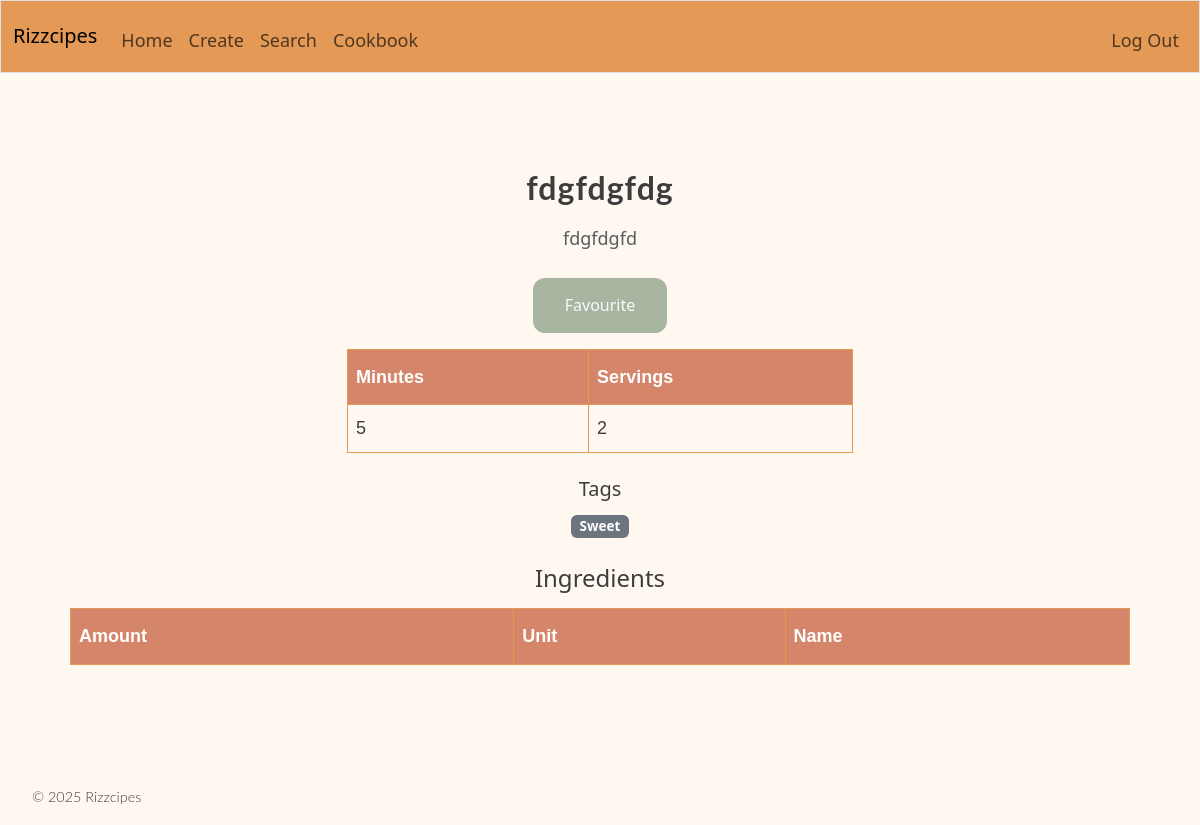
Page /recipe/7 (signed in) on the committed database.
### tables this page shows
CREATE TABLE recipes (
    id INTEGER PRIMARY KEY AUTOINCREMENT,
    user_id INTEGER NOT NULL,
    title TEXT NOT NULL,
    description TEXT,
    servings INTEGER DEFAULT 4,
    cook_time INTEGER,
    created_at TIMESTAMP DEFAULT CURRENT_TIMESTAMP,
    FOREIGN KEY (user_id) REFERENCES users(id)
);

CREATE TABLE tags (
    id INTEGER PRIMARY KEY AUTOINCREMENT,
    name TEXT UNIQUE NOT NULL
);

### app.py (the view)
@app.route('/recipe/<int:recipe_id>', methods=["GET", "POST"])
def show_recipes(recipe_id):
    if request.method == "POST":
        saved = db.favourite_recipe(session["user_id"], recipe_id)
        return redirect(url_for('show_recipes', recipe_id=recipe_id))
    info, tags, ingredients, steps = db.return_recipe_info(recipe_id)
    saved = db.is_favourite(session["user_id"], recipe_id)
    return render_template("recipe.html", info=info, tags=tags, ingredients=ingredients, steps=steps, is_favourited = saved)

### app.py (called while the page is built)
@app.after_request
def after_request(response):
    response.headers["Cache-Control"] = "no-cache, no-store, must-revalidate"
    response.headers["Expires"] = 0
    response.headers["Pragma"] = "no-cache"
    return response

### database/database.py (called while the page is built)
    def is_favourite(self, user_id, recipe_id):
        connection, cursor = self.connection_and_cursor()
        cursor.execute("SELECT COUNT(*) FROM saved_recipes WHERE user_id = ? AND recipe_id = ?", (user_id, recipe_id))
        result = cursor.fetchone()[0] > 0
        connection.close()
        return result

    def connection_and_cursor(self):
        connection = sqlite3.connect(self.db_file)
        connection.row_factory = sqlite3.Row
        cursor = connection.cursor()
        return connection, cursor

### templates/recipe.html (shortened to what this page needs)
{% extends "layout.html" %}
{% block content %}
    <div class="container my-5">
        <h2 class="mb-3 text-center">{{ info["title"] }}</h2>
        <p class="mb-4 text-muted text-center">{{ info["description"] }}</p>
        <form method="POST" class="mb-3 text-center mx-auto w-auto button">
            <button type="submit">
                {% if is_favourited %}
                    Unfavourite
                {% else %}
                    Favourite
                {% endif %}
            </button>
        </form>
        <div class="row justify-content-center mb-4">
            <div class="col-md-6">
                <table>
                    <thead>
                        <th>Minutes</th>
                        <th>Servings</th>
                    </thead>
                    <tbody>
                        <td> {{ info["cook_time"] }} </td>
                        <td> {{ info["servings"] }} </td>
                    </tbody>
                </table>
            </div>
        </div>
        <div class="mb-4 text-center">
            <h5>Tags</h5>
            <ul class="list-inline">
                {% for tag in tags %}
                <li class="list-inline-item">
                    <span class="badge bg-secondary">{{ tag["name"] }}</span>
                </li>
                {% endfor %}
            </ul>
        </div>
        <div class="row justify-content-center mb-4">
                <h4 class="mb-3 text-center">Ingredients</h4>
                <table>
                    <thead class="table-light">
                        <tr>
                            <th>Amount</th>
                            <th>Unit</th>
                            <th>Name</th>
                        </tr>
                    </thead>
                </table>
            </div>
        </div>
{% endblock %}

### static/styles.css (style rules this page uses)
:root { --cream: #FFF8F0; --off-white: #FAF9F6; --warm-gray: #E8E4DF; --text-dark: #3D3D3D; --sage: #A8B5A0; --terracotta: #D4856A; --honey: #E5A84B; --background: var(--cream); --card-bg: var(--off-white); --primary: var(--sage); --accent: var(--terracotta); }
body { font-family: 'Poppins', 'Segoe UI', sans-serif; background-color: var(--background); color: var(--text-dark); line-height: 1.7; font-size: 18px; }
button, .btn { background: var(--primary); color: rgb(250, 250, 250); border: none; padding: 0.875rem 2rem; border-radius: 12px; font-size: 16px; cursor: pointer; transition: all 0.2s ease; }
.container { max-width: 1100px; margin: 0 auto; padding: 3rem 2rem; }
h1, h2, .header { font-family: 'Lato', sans-serif; font-weight: 700; ; letter-spacing: 1px; }
table { font-family: Arial, Helvetica, sans-serif; border-collapse: collapse; width: 100%; }
td, th { border: 1px solid #e49a56; padding: 8px; }
th { padding-top: 12px; padding-bottom: 12px; text-align: left; background-color: #D4856A; color: white; }

### rows in the picture
recipes: title "fdgfdgfdg", description "fdgfdgfd", cook_time "5", servings "2"
tags: name "Sweet"
